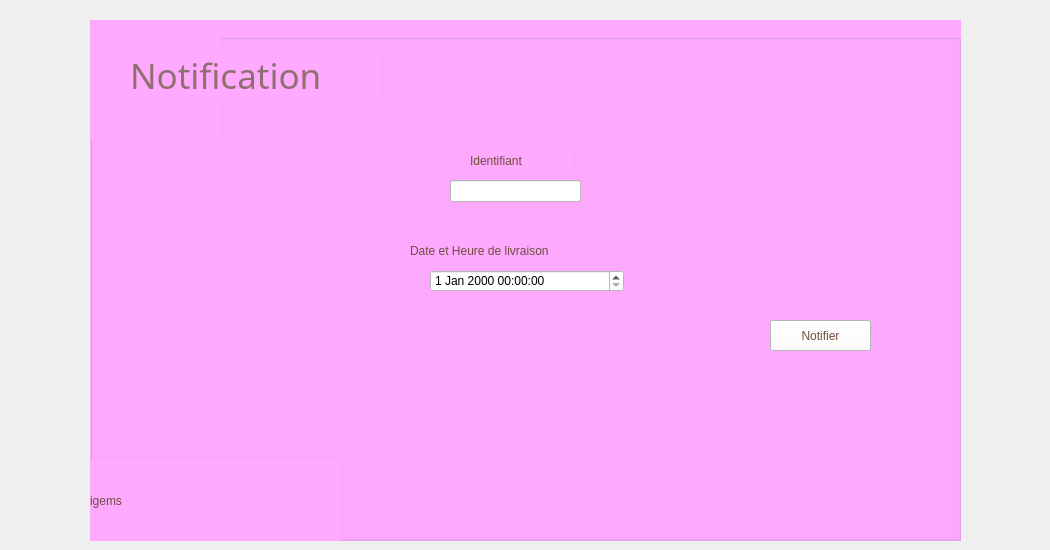
    <widget class="QWidget" name="tab_5">
     <attribute name="title">
      <string>Notifier un Fournisseur</string>
     </attribute>
     <widget class="QGroupBox" name="groupBox_4">
      <property name="geometry">
       <rect>
        <x>90</x>
        <y>20</y>
        <width>871</width>
        <height>521</height>
       </rect>
      </property>
      <property name="styleSheet">
       <string notr="true">background-color: rgb(255, 170, 255)</string>
      </property>
      <property name="title">
       <string>Ajout</string>
      </property>
      <widget class="QLabel" name="label_27">
       <property name="geometry">
        <rect>
         <x>380</x>
         <y>130</y>
         <width>101</width>
         <height>21</height>
        </rect>
       </property>
       <property name="styleSheet">
        <string notr="true">color: rgb(110, 76, 62);
font: 12pt &quot;Andalus&quot;;</string>
       </property>
       <property name="text">
        <string>Identifiant</string>
       </property>
      </widget>
      <widget class="QLineEdit" name="le_idf_3">
       <property name="geometry">
        <rect>
         <x>360</x>
         <y>160</y>
         <width>131</width>
         <height>22</height>
        </rect>
       </property>
       <property name="styleSheet">
        <string notr="true">background-color: rgb(255, 255, 255);</string>
       </property>
      </widget>
      <widget class="QPushButton" name="pb_notfier">
       <property name="geometry">
        <rect>
         <x>680</x>
         <y>300</y>
         <width>101</width>
         <height>31</height>
        </rect>
       </property>
       <property name="styleSheet">
        <string notr="true">background-color: rgb(255, 255, 255);
font: 75 10pt &quot;DIN Round Pro&quot;;
color: rgb(110, 76, 62);
selection-background-color: rgb(110, 76, 62);</string>
       </property>
       <property name="text">
        <string>Notifier</string>
       </property>
      </widget>
      <widget class="QLabel" name="label_32">
       <property name="geometry">
        <rect>
         <x>0</x>
         <y>0</y>
         <width>131</width>
         <height>121</height>
        </rect>
       </property>
       <property name="styleSheet">
        <string notr="true">selection-background-color: rgb(221, 216, 208);</string>
       </property>
       <property name="text">
        <string/>
       </property>
       <property name="pixmap">
        <pixmap>../jo/image_2023-09-18_224051649-removebg-preview.png</pixmap>
       </property>
       <property name="scaledContents">
        <bool>true</bool>
       </property>
      </widget>
      <widget class="QLabel" name="label_33">
       <property name="geometry">
        <rect>
         <x>40</x>
         <y>30</y>
         <width>251</width>
         <height>51</height>
        </rect>
       </property>
       <property name="font">
        <font>
         <family>DIN Round Pro</family>
         <pointsize>26</pointsize>
         <weight>9</weight>
         <italic>false</italic>
         <bold>false</bold>
        </font>
       </property>
       <property name="styleSheet">
        <string notr="true">
font: 75 26pt &quot;DIN Round Pro&quot;;
color: rgb(144, 111, 112);</string>
       </property>
       <property name="text">
        <string>Notification</string>
       </property>
      </widget>
      <widget class="QLabel" name="label_34">
       <property name="geometry">
        <rect>
         <x>0</x>
         <y>440</y>
         <width>251</width>
         <height>81</height>
        </rect>
       </property>
       <property name="styleSheet">
        <string notr="true">font: 14pt &quot;Amsterdam Three Slant&quot;;
color: rgb(110, 76, 62);</string>
       </property>
       <property name="text">
        <string>igems</string>
       </property>
      </widget>
      <widget class="QDateTimeEdit" name="dateTimeEdit">
       <property name="geometry">
        <rect>
         <x>340</x>
         <y>250</y>
         <width>194</width>
         <height>22</height>
        </rect>
       </property>
       <property name="styleSheet">
        <string notr="true">background-color: rgb(255, 255, 255);</string>
       </property>
      </widget>
      <widget class="QLabel" name="label_28">
       <property name="geometry">
        <rect>
         <x>320</x>
         <y>220</y>
         <width>221</width>
         <height>21</height>
        </rect>
       </property>
       <property name="styleSheet">
        <string notr="true">color: rgb(110, 76, 62);
font: 12pt &quot;Andalus&quot;;</string>
       </property>
       <property name="text">
        <string>Date et Heure de livraison</string>
       </property>
      </widget>
     </widget>
     <widget class="QLabel" name="label_29">
      <property name="geometry">
       <rect>
        <x>920</x>
        <y>220</y>
        <width>121</width>
        <height>111</height>
       </rect>
      </property>
      <property name="text">
       <string/>
      </property>
      <property name="pixmap">
       <pixmap>../Capture_d_écran_2023-10-04_221707-removebg-preview.png</pixmap>
      </property>
      <property name="scaledContents">
       <bool>true</bool>
      </property>
     </widget>
     <zorder>label_29</zorder>
     <zorder>groupBox_4</zorder>
    </widget>
